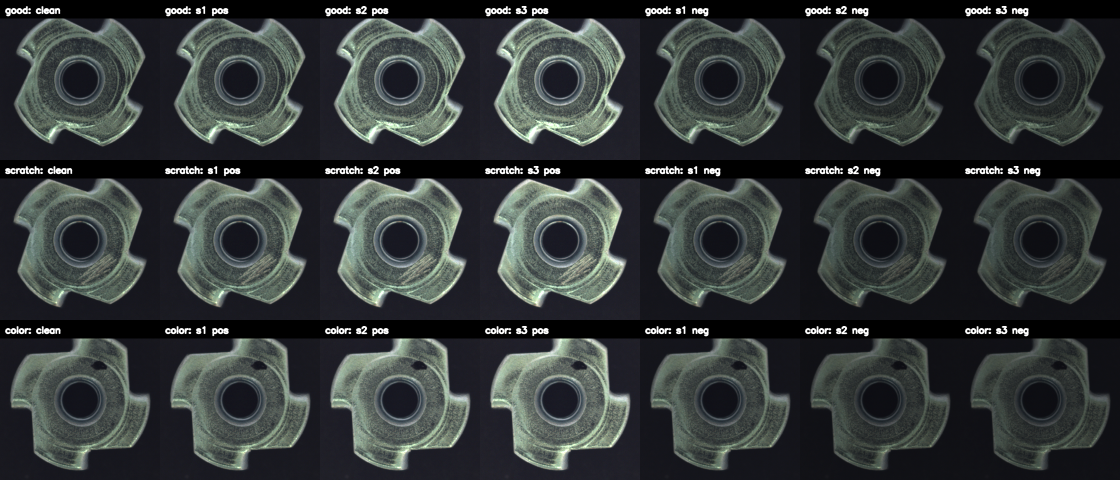
#> input picture docs/exposure_examples.png, 2240 x 960 px, given in place of 000.png, which was not available (shown at 1/2 size)
$ python visualize_alignment.py
#> lines starting #> are read from the running program, lines starting #| are printed output that depends on the picture; pictures that were not available may be replaced by others from this repository, and a replacement may not be noted
### src/isp_aug/alignment.py
"""ISP-aware alignment perturbation — affine: rotation + translation + anisotropic scale.

Models industrial AOI mechanical pose drift:

  - Rotation: fixture / camera mount drift (around image center)
  - Translation: conveyor / fixture wear (independent dX, dY)
  - Anisotropic scale: lens focus drift / thermal expansion (sx != sy)

Single affine matrix applied via cv2.warpAffine to avoid multi-warp
interpolation accumulation. Black border (BORDER_CONSTANT value=0) matches
metal_nut near-black background.

No perspective transform — top-down macro AOI setup has no perspective
component (camera and workpiece plane are parallel by design).

Severity table (metal_nut-tuned, with explicit training-augmentation
overlap as a sanity floor):

  | Severity     | rotation | translation | scale | Real-world analog                          |
  | -----------  | -------- | ----------- | ----- | ------------------------------------------ |
  | 1 mild       | +/-2     | +/-3 px     | +/-2% | Inside training aug range (sanity floor)   |
  | 2 moderate   | +/-7     | +/-12 px    | +/-7% | Slightly OOD - fixture wear                |
  | 3 severe     | +/-15    | +/-25 px    | +/-15%| Clearly OOD - camera misalignment          |

Training reference: D2 v1 used degrees=10, translate=0.1 (~+/-70 px on
700-px image), scale=0.3. Severity s1 sits well inside; s3 is clearly OOD.
"""
from __future__ import annotations

import cv2
import numpy as np


# Severity -> {deg, tx_px, scale_pct}
# tx_px and scale are independent per-axis (X != Y); see apply() body.
SEVERITY_TABLE: dict[int, dict[str, float]] = {
    1: {"deg": 2.0,  "tx_px": 3.0,  "scale_pct": 2.0},
    2: {"deg": 7.0,  "tx_px": 12.0, "scale_pct": 7.0},
    3: {"deg": 15.0, "tx_px": 25.0, "scale_pct": 15.0},
}


def apply(
    img: np.ndarray,
    severity: int,
    seed: int | None = None,
) -> np.ndarray:
    """Apply affine alignment perturbation to a single uint8 BGR image.

    Args:
        img:       uint8, shape (H, W, 3), BGR (OpenCV convention).
        severity:  1 (mild), 2 (moderate), 3 (severe).
        seed:      Optional RNG seed. Module-local RNG; does not pollute
                   global numpy state.

    Returns:
        uint8, shape (H, W, 3), BGR.

    Raises:
        ValueError: if severity not in {1, 2, 3} or img dtype/shape wrong.
    """
    if severity not in SEVERITY_TABLE:
        raise ValueError(f"severity must be in {{1, 2, 3}}, got {severity}")
    if img.dtype != np.uint8:
        raise ValueError(f"img dtype must be uint8, got {img.dtype}")
    if img.ndim != 3 or img.shape[2] != 3:
        raise ValueError(f"img shape must be (H, W, 3), got {img.shape}")

    cfg = SEVERITY_TABLE[severity]
    rng = np.random.default_rng(seed)

    h, w = img.shape[:2]
    cx, cy = w / 2.0, h / 2.0

    # Sample affine parameters with random sign (independent per axis)
    angle = float(rng.uniform(-cfg["deg"], cfg["deg"]))
    tx = float(rng.uniform(-cfg["tx_px"], cfg["tx_px"]))
    ty = float(rng.uniform(-cfg["tx_px"], cfg["tx_px"]))  # same range, independent sample
    sx = 1.0 + float(rng.uniform(-cfg["scale_pct"], cfg["scale_pct"])) / 100.0
    sy = 1.0 + float(rng.uniform(-cfg["scale_pct"], cfg["scale_pct"])) / 100.0

    # Build 2x3 affine matrix: rotation + uniform scale (sx) about center
    M = cv2.getRotationMatrix2D((cx, cy), angle, sx)

    # Decouple sy from sx by scaling row 1 of the matrix (y-output components)
    # by sy/sx. Result: x-axis scale = sx, y-axis scale = sy.
    M[1, :] *= sy / sx

    # Apply translation (post-rotation/scale)
    M[0, 2] += tx
    M[1, 2] += ty

    out = cv2.warpAffine(
        img, M, (w, h),
        flags=cv2.INTER_LINEAR,
        borderMode=cv2.BORDER_CONSTANT,
        borderValue=0,
    )
    return out


# [16 lines left out: function severity_summary, not called in this run]


# [2 lines that do not run on import are left out]

### src/isp_aug/visualize_alignment.py
"""Visual sanity check for alignment.py — 3x4 grid (sample x severity)."""
from __future__ import annotations

import argparse
from pathlib import Path

import cv2
import numpy as np

from src.isp_aug import alignment


SAMPLES = [
    ("good", "data/mvtec/metal_nut/test/good/000.png"),
    ("scratch", "data/mvtec/metal_nut/test/scratch/000.png"),
    ("color", "data/mvtec/metal_nut/test/color/000.png"),
]


def annotate(img: np.ndarray, text: str) -> np.ndarray:
    out = img.copy()
    cv2.rectangle(out, (0, 0), (out.shape[1], 36), (0, 0, 0), -1)
    cv2.putText(
        out, text, (10, 26),
        cv2.FONT_HERSHEY_SIMPLEX, 0.7, (255, 255, 255), 2, cv2.LINE_AA,
    )
    return out


def make_grid(out_path: Path, seed: int = 42, target_h: int = 320) -> None:
#> called with seed = 42, target_h = 320
    rows = []
    for label, path in SAMPLES:
        img = cv2.imread(path)
#> img is the input picture: shape (960, 2240, 3); mean B, G, R 57, 57, 52.1
        if img is None:
            raise FileNotFoundError(f"missing {path}")

        h, w = img.shape[:2]
#> h = 960; w = 2240
        scale = target_h / h
#> scale = 0.333
        new_size = (int(w * scale), target_h)
#> new_size = (746, 320)
        img_small = cv2.resize(img, new_size, interpolation=cv2.INTER_AREA)
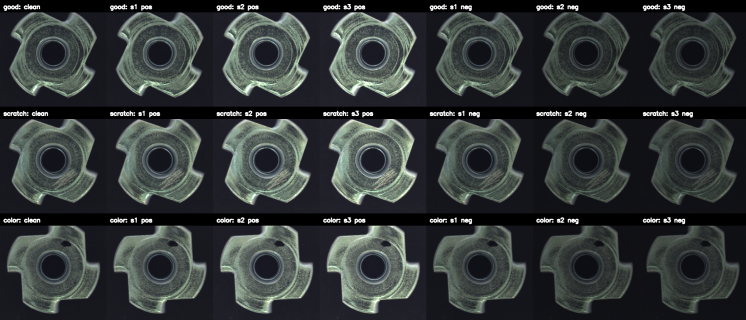
#> img_small: shape (320, 746, 3); mean B, G, R 57, 57, 52.1

        cells = [annotate(img_small, f"{label}: clean")]
#> in annotate, `cv2.putText( out, text, (10, 26), cv2.FONT_HERSHEY_SIMPLEX, 0.7, (255,..`:
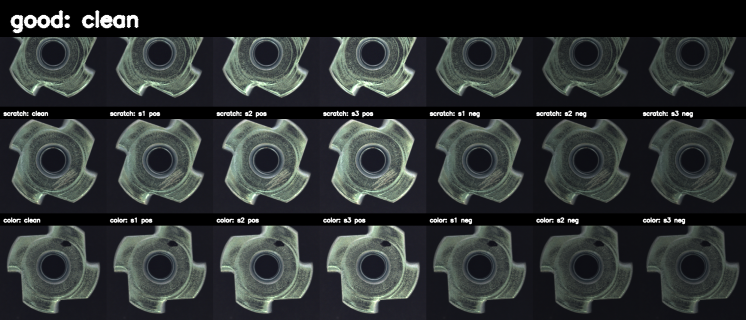
#> out: shape (320, 746, 3); mean B, G, R 52.1, 52.2, 47.8
        for s in (1, 2, 3):
            perturbed = alignment.apply(img_small, severity=s, seed=seed)
            cells.append(annotate(perturbed, f"{label}: align s{s}"))
#> this loop made 3 passes
#> pass 1, in apply, `out = cv2.warpAffine( img, M, (w, h), flags=cv2.INTER_LINEAR, borderMo..`:
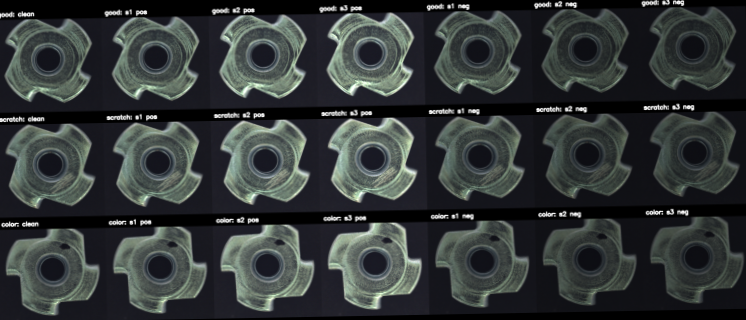
#> out: shape (320, 746, 3); mean B, G, R 56.3, 56.4, 51.5
#> pass 2, in apply (call 2), `out = cv2.warpAffine( img, M, (w, h), flags=cv2.INTER_LINEAR, borderMo..`:
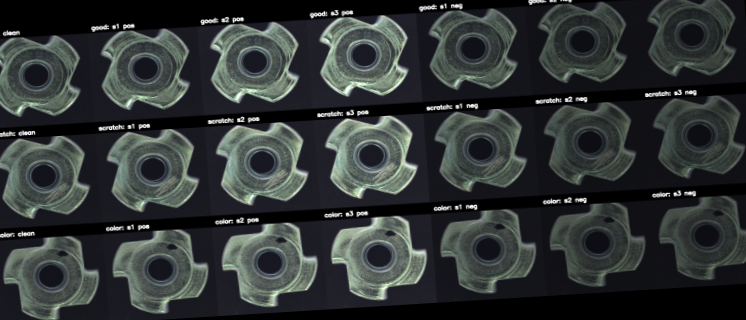
#> out: shape (320, 746, 3); mean B, G, R 54.1, 54.3, 49.6
#> pass 3, in apply (call 3), `out = cv2.warpAffine( img, M, (w, h), flags=cv2.INTER_LINEAR, borderMo..`:
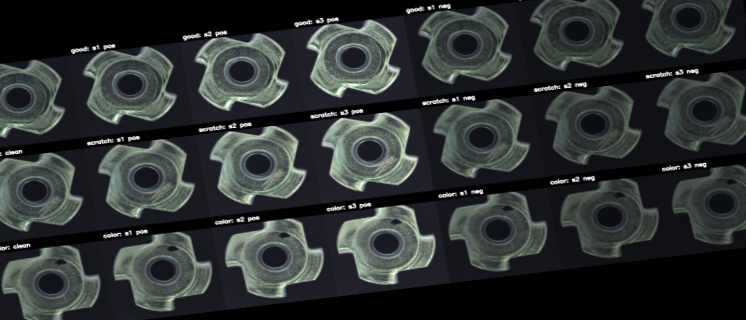
#> out: shape (320, 746, 3); mean B, G, R 50.3, 50.5, 46
#> after the loop, cells = 4 items
        rows.append(np.hstack(cells))
#> pass 2 of the loop in make_grid, `for label, path in SAMPLES:`:
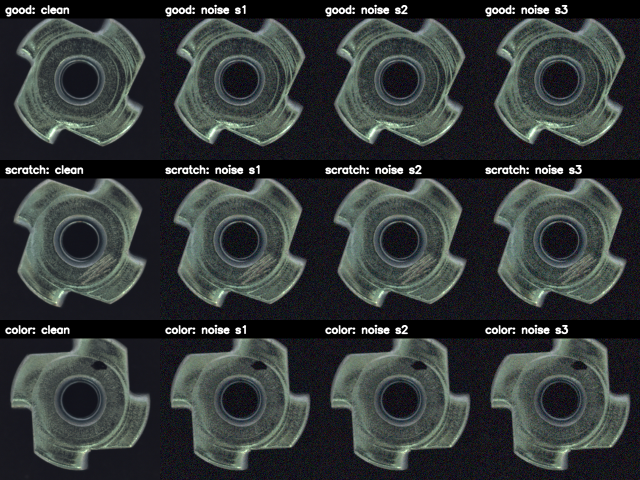
#> input picture docs/noise_examples.png, 1280 x 960 px, given in place of 000.png, which was not available (shown at 1/2 size)
#> in make_grid, img is the input picture: shape (960, 1280, 3); mean B, G, R 56.7, 57, 51.9
#> img_small: shape (320, 426, 3)
#> the loop in make_grid, `for s in (1, 2, 3):` made 3 passes
#> pass 1, in apply (call 4), `out = cv2.warpAffine( img, M, (w, h), flags=cv2.INTER_LINEAR, borderMo..`:
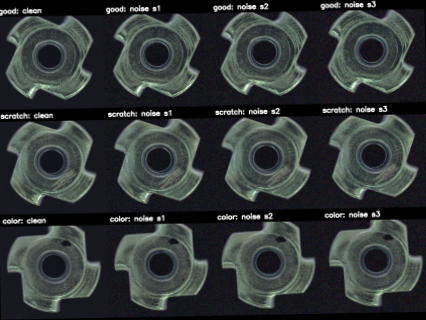
#> out: shape (320, 426, 3); mean B, G, R 56, 56.4, 51.3
#> pass 3, in apply (call 6), `out = cv2.warpAffine( img, M, (w, h), flags=cv2.INTER_LINEAR, borderMo..`:
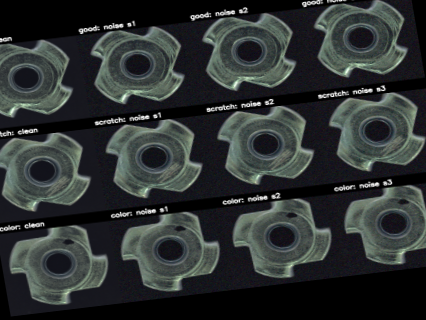
#> out: shape (320, 426, 3); mean B, G, R 50.3, 50.8, 46.2

#> (the run stopped early here; a loop or call above may not have finished)
